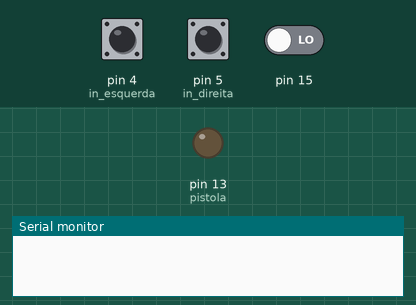
The sketch below on a simulated Arduino Uno, built with avr-gcc and run on an emulated ATmega328P. Parts: output pins drawn as LEDs (lit = HIGH), the last lines printed to the serial monitor. Inputs (shaded band) come from the test bench; at power-on: pin 4 (in_esquerda) HIGH, pin 5 (in_direita) HIGH, pin 15 LOW.

Above: at 1.2 s.
1.3 s: pin 4 (in_esquerda) pulled LOW for 0.15 s
At 2.5 s:
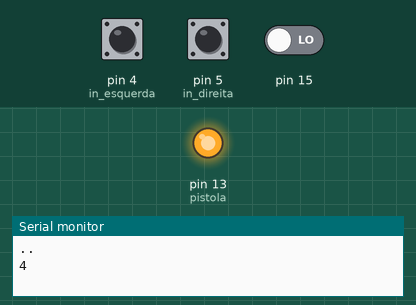
3.2 s: pin 5 (in_direita) pulled LOW for 0.15 s
At 4.0 s:
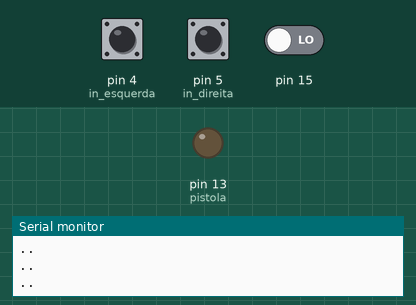
4.8 s: pin 4 (in_esquerda) pulled LOW for 1 s
At 6.3 s:
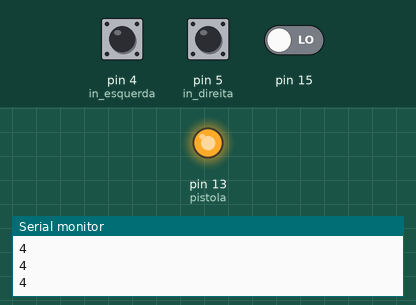
Timing chart, 0 to 7.8 s (numbered marks = the images above; inputs shaded):
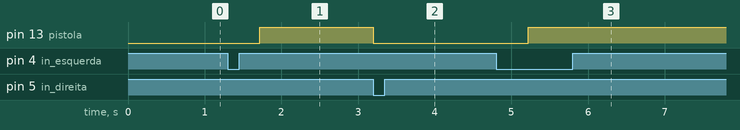

Measured:
- after the input at 1.3 s, pin 13 (pistola): LOW → HIGH after 0.42 s
- after the input at 3.2 s, pin 13 (pistola): HIGH → LOW at once
- after the input at 4.8 s, pin 13 (pistola): LOW → HIGH after 0.42 s

The sketch:

pistola_3.ino
```cpp
int pistola = 13;
  int in_esquerda = 4;
  int in_direita = 5;

void setup(){
  pinMode(pistola,OUTPUT);
  pinMode(in_esquerda,INPUT_PULLUP);
  pinMode(in_direita,INPUT_PULLUP);
  pinMode(14,INPUT);
  pinMode(15,INPUT);
  Serial.begin(9600);
}
//!digitalRead(in_esquerda)
void loop(){
    //while(1){Serial.print("status: ");Serial.println(saii());}
  while(!digitalRead(in_esquerda)&& !saii()){
    if(!ler_esquerda()){
      digitalWrite(pistola,0);
      Serial.println("1");
      while(ler_direita()&& !saii()){}
      Serial.println("2");
      while(!ler_direita()&& !saii()){}
      Serial.println("3");
    }
     Serial.println("4");
    digitalWrite(pistola,1);
  }
  while(!digitalRead(in_direita) && saii()){
    if(ler_direita()){
      digitalWrite(pistola,0);
      while(!ler_esquerda() && !saii()){}
      while(ler_esquerda() && !saii()){}
      digitalWrite(pistola,1);
    }
  }
 while(digitalRead(in_direita) && digitalRead(in_esquerda)){}
  digitalWrite(pistola,0);
  Serial.println("..");
 }

boolean saii(){
  if (digitalRead(in_direita) && digitalRead(in_esquerda))
 return true;
 return false;
}
boolean ler_esquerda(){
 for(int i = 0;i<=20;i++){
  if(digitalRead(15)){return false;}
  delay(20);
 }
  return true;
}

boolean ler_direita(){
 for(int i = 0;i<=20;i++){
  if(digitalRead(14)){return false;}
  delay(20);
 }
  return true;
}
```
